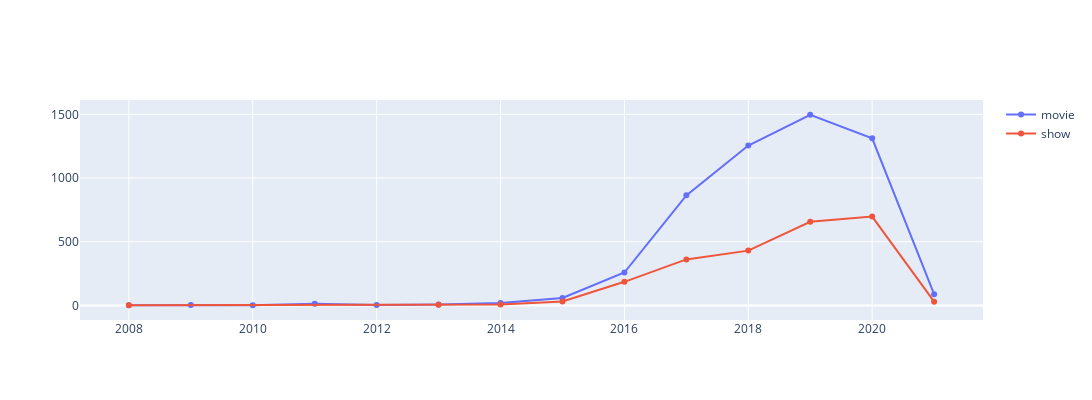

Write notebook code for a chart like this one.
### Code cell
# number of movies and shows added over years
netflix_movie['year'] = netflix_movie['date_added'].apply(lambda x: np.nan if x == 'Unknown' else x.split(', ')[-1])
netflix_show['year'] = netflix_show['date_added'].apply(lambda x: np.nan if x == 'Unknown' else x.split(', ')[-1])
df_year_movie = netflix_movie.groupby('year')['show_id'].size().reset_index()
df_year_show = netflix_show.groupby('year')['show_id'].size().reset_index()
fig = go.Figure()
fig.add_trace(go.Line(x=df_year_movie.year, y=df_year_movie['show_id'],name='movie'))
fig.add_trace(go.Line(x=df_year_show.year, y=df_year_show['show_id'],name='show'))
fig.update_layout(barmode='stack',width=1200,height=400)
fig.show()

### Figure 1 — Plotly figure (JSON) as saved in the notebook; plotly's stock layout.template omitted (floating-point values rounded to 4 significant figures)
{"data": [{"name": "movie", "type": "scatter", "x": ["2008", "2009", "2010", "2011", "2012", "2013", "2014", "2015", "2016", "2017", "2018", "2019", "2020", "2021"], "y": [1, 2, 1, 13, 3, 6, 19, 58, 258, 864, 1255, 1497, 1312, 88]}, {"name": "show", "type": "scatter", "x": ["2008", "2013", "2014", "2015", "2016", "2017", "2018", "2019", "2020", "2021"], "y": [1, 5, 6, 30, 185, 361, 430, 656, 697, 29]}], "layout": {"barmode": "stack", "height": 400, "width": 1200}}
